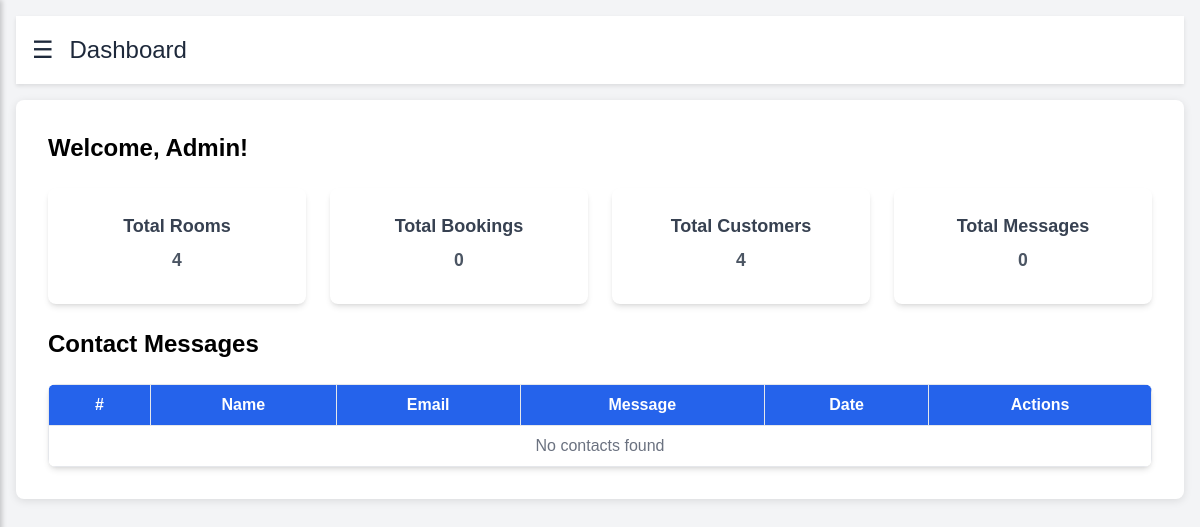
/admin/dashboard.php (signed in), run on an earlier commit of the app's database.
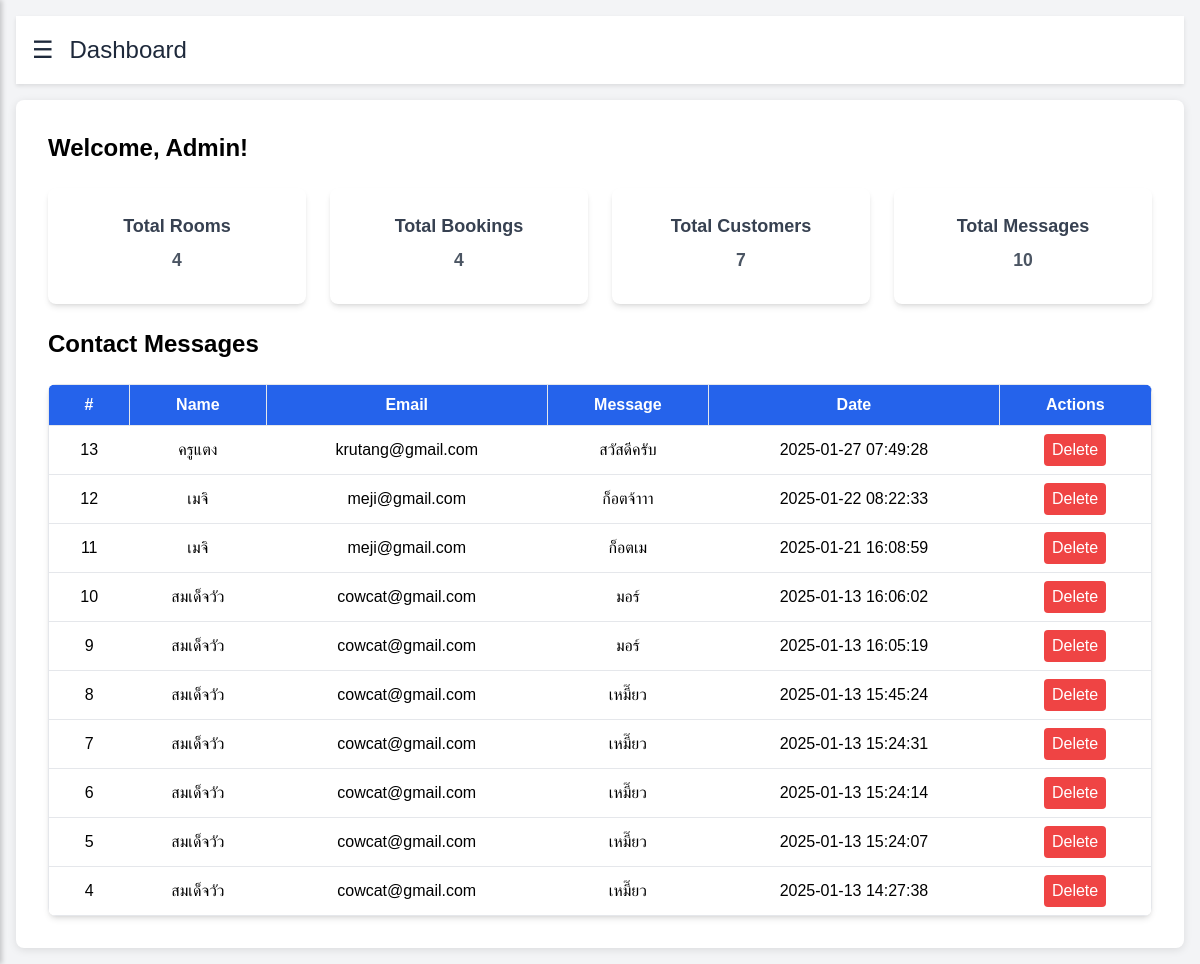
And on a later commit of the database.
### tables this page shows
CREATE TABLE `contacts` (
  `id_contacts` int(11) NOT NULL,
  `full_name` varchar(255) NOT NULL,
  `email` varchar(255) NOT NULL,
  `phone_number` varchar(20) DEFAULT NULL,
  `message` text NOT NULL,
  `contact_date` timestamp NOT NULL DEFAULT current_timestamp()
);

### admin/dashboard.php (the view, shortened to what this page needs)
<?php
include '../includes/db_connect.php';
$total_rooms = $conn->query("SELECT COUNT(*) AS total FROM rooms")->fetch_assoc()['total'];
$total_bookings = $conn->query("SELECT COUNT(*) AS total FROM bookings")->fetch_assoc()['total'];
$total_customers = $conn->query("SELECT COUNT(*) AS total FROM customers")->fetch_assoc()['total'];
$total_messages = $conn->query("SELECT COUNT(*) AS total FROM contacts")->fetch_assoc()['total'];
?>
<!DOCTYPE html>
<html lang="en">
<head>
    <link rel="stylesheet" href="../assets/css/admin.css">
    <script src="https://cdn.tailwindcss.com"></script>
    <link href="https://cdnjs.cloudflare.com/ajax/libs/font-awesome/5.15.4/css/all.min.css" rel="stylesheet">
</head>
<body class="bg-gray-100">
<div class="main-content">
    <header>
        <button id="toggleButton">☰</button>
        <h1>Dashboard</h1>
    </header>
    <main class="main-content flex-1 p-8">
        <h2 class="text-2xl font-bold mb-6">Welcome, Admin!</h2>
        <div class="grid grid-cols-1 md:grid-cols-2 lg:grid-cols-4 gap-6">
            <div class="bg-white shadow-md rounded-lg p-6 text-center hover:shadow-xl transition">
                <h3 class="text-lg font-bold text-gray-700">Total Rooms</h3>
                <p class="text-4xl text-blue-600 font-bold"><?php echo $total_rooms; ?></p>
            </div>
            <div class="bg-white shadow-md rounded-lg p-6 text-center hover:shadow-xl transition">
                <h3 class="text-lg font-bold text-gray-700">Total Bookings</h3>
                <p class="text-4xl text-blue-600 font-bold"><?php echo $total_bookings; ?></p>
            </div>
            <div class="bg-white shadow-md rounded-lg p-6 text-center hover:shadow-xl transition">
                <h3 class="text-lg font-bold text-gray-700">Total Customers</h3>
                <p class="text-4xl text-blue-600 font-bold"><?php echo $total_customers; ?></p>
            </div>
            <div class="bg-white shadow-md rounded-lg p-6 text-center hover:shadow-xl transition">
                <h3 class="text-lg font-bold text-gray-700">Total Messages</h3>
                <p class="text-4xl text-blue-600 font-bold"><?php echo $total_messages; ?></p>
            </div>
        </div>
        <h2 class="text-2xl font-bold mb-6 mt-6">Contact Messages</h2>
        <div class="overflow-x-auto bg-white shadow-md rounded-lg">
            <table class="table-auto w-full border-collapse border border-gray-200">
                <thead>
                    <tr class="bg-blue-600 text-white">
                        <th class="px-4 py-2 border border-gray-200">#</th>
                        <th class="px-4 py-2 border border-gray-200">Name</th>
                        <th class="px-4 py-2 border border-gray-200">Email</th>
                        <th class="px-4 py-2 border border-gray-200">Message</th>
                        <th class="px-4 py-2 border border-gray-200">Date</th>
                        <th class="px-4 py-2 border border-gray-200">Actions</th>
                    </tr>
                </thead>
                <tbody>
                    <?php
                    $result = $conn->query("SELECT id_contacts AS id, full_name AS name, email, message, contact_date AS created_at FROM contacts ORDER BY contact_date DESC");
                    if ($result && $result->num_rows > 0) {
                        while ($row = $result->fetch_assoc()) {
                            echo "<tr class='text-center border border-gray-200 hover:bg-gray-100'>";
                            echo "<td class='px-4 py-2'>" . htmlspecialchars($row['id']) . "</td>";
                            echo "<td class='px-4 py-2'>" . htmlspecialchars($row['name']) . "</td>";
                            echo "<td class='px-4 py-2'>" . htmlspecialchars($row['email']) . "</td>";
                            echo "<td class='px-4 py-2 truncate'>" . htmlspecialchars($row['message']) . "</td>";
                            echo "<td class='px-4 py-2'>" . htmlspecialchars($row['created_at']) . "</td>";
                            echo "<td class='px-4 py-2 flex justify-center space-x-2'>";
                            echo "<button onclick='deleteContact(" . $row['id'] . ")' class='px-2 py-1 bg-red-500 text-white rounded hover:bg-red-600'>Delete</button>";
                            echo "</td>";
                            echo "</tr>";
                        }
                    } else {
                        echo "<tr>";
                        echo "<td colspan='6' class='px-4 py-2 text-center text-gray-500'>No contacts found</td>";
                        echo "</tr>";
                    }
                    ?>
                </tbody>
            </table>
        </div>
    </main>
</div>
</body>
</html>

What changed in the data, as far as the page shows it:
added contacts: id_contacts "13", full_name "ครูแตง", email "krutang@gmail.com", message "สวัสดีครับ", contact_date "2025-01-27 07:49:28"
added contacts: id_contacts "12", full_name "เมจิ", email "meji@gmail.com", message "ก็อตจ้าาา", contact_date "2025-01-22 08:22:33"
added contacts: id_contacts "11", full_name "เมจิ", email "meji@gmail.com", message "ก็อตเม", contact_date "2025-01-21 16:08:59"
added contacts: id_contacts "10", full_name "สมเด็จวัว", email "cowcat@gmail.com", message "มอร์", contact_date "2025-01-13 16:06:02"
added contacts: id_contacts "9", full_name "สมเด็จวัว", email "cowcat@gmail.com", message "มอร์", contact_date "2025-01-13 16:05:19"
added contacts: id_contacts "8", full_name "สมเด็จวัว", email "cowcat@gmail.com", message "เหมี๊ยว", contact_date "2025-01-13 15:45:24"
added contacts: id_contacts "7", full_name "สมเด็จวัว", email "cowcat@gmail.com", message "เหมี๊ยว", contact_date "2025-01-13 15:24:31"
added contacts: id_contacts "6", full_name "สมเด็จวัว", email "cowcat@gmail.com", message "เหมี๊ยว", contact_date "2025-01-13 15:24:14"
added contacts: id_contacts "5", full_name "สมเด็จวัว", email "cowcat@gmail.com", message "เหมี๊ยว", contact_date "2025-01-13 15:24:07"
added contacts: id_contacts "4", full_name "สมเด็จวัว", email "cowcat@gmail.com", message "เหมี๊ยว", contact_date "2025-01-13 14:27:38"
Also different on the page:
$total_bookings: "0" → "4"
$total_customers: "4" → "7"
$total_messages: "0" → "10"
text no longer shown: "No contacts found"
